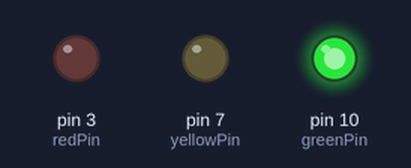
Bench run of a sketch on a simulated Arduino Uno, built with avr-gcc and run on an emulated ATmega328P. Parts: output pins drawn as LEDs (lit = HIGH).

Above: at 1.5 s.
At 4.0 s:
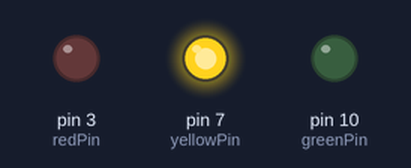
At 6.5 s:
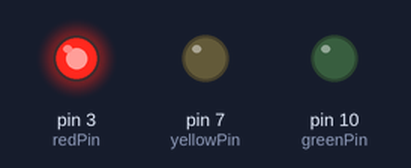
Timing chart, 0 to 10.4 s (numbered marks = the images above):
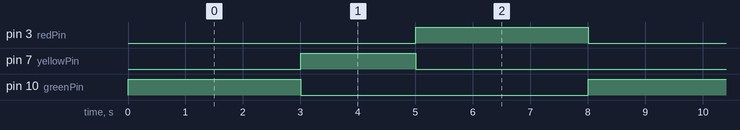

The sketch:

traffic_light_control_system.ino
```cpp
// C++ code
int redPin = 3;
int yellowPin = 7;
int greenPin = 10;
int delayTime = 3000;
int timeDelay = 2000;
void setup()
{
  pinMode(redPin, OUTPUT);
  pinMode(yellowPin, OUTPUT);
  pinMode(greenPin, OUTPUT);
}
void loop()
{
  digitalWrite(greenPin, HIGH);
  delay(delayTime); // Wait for 1000 millisecond(s)
  digitalWrite(greenPin,LOW);

  digitalWrite(yellowPin,HIGH);
  delay(timeDelay);
  digitalWrite(yellowPin,LOW);

  digitalWrite(redPin,HIGH);
  delay(delayTime);
  digitalWrite(redPin,LOW);
}
```

Measured:
- by itself, pin 3 (redPin), pin 10 (greenPin): alternates HIGH for 3.0 s and LOW for 5.0 s
- by itself, pin 7 (yellowPin): alternates HIGH for 2.0 s and LOW for 6.0 s
- by itself, everything shown: repeats every 8.0 s, in 4 steps
